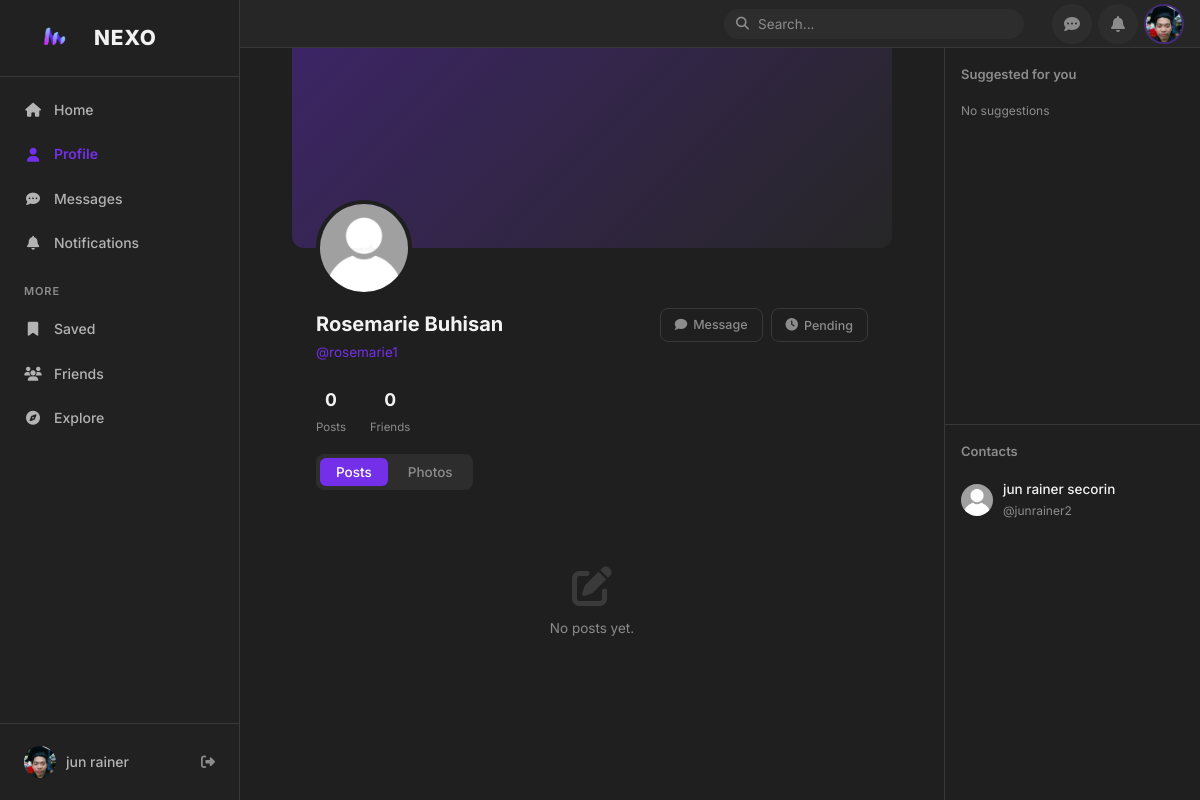
/public/index.php?url=profile/rosemarie1 (signed in), run on the app's committed database.
### tables this page shows
CREATE TABLE `users` (
  `id` int(10) UNSIGNED NOT NULL,
  `username` varchar(50) NOT NULL,
  `email` varchar(100) NOT NULL,
  `password` varchar(255) NOT NULL,
  `full_name` varchar(100) NOT NULL,
  `bio` text DEFAULT NULL,
  `profile_image` varchar(255) NOT NULL DEFAULT 'default.png',
  `cover_image` varchar(255) DEFAULT NULL,
  `mobile` varchar(20) DEFAULT NULL,
  `birthday` date DEFAULT NULL,
  `gender` varchar(20) DEFAULT NULL,
  `created_at` timestamp NOT NULL DEFAULT current_timestamp(),
  `last_active_at` timestamp NULL DEFAULT NULL
);

### app/controllers/ProfileController.php (called while the page is built, shortened)
<?php
require_once __DIR__ . '/../../config/database.php';
require_once __DIR__ . '/../models/UserModel.php';
require_once __DIR__ . '/../models/PostModel.php';
class ProfileController {
    private UserModel $userModel;
    private PostModel $postModel;
    public function __construct() {
        $this->userModel = new UserModel();
        $this->postModel = new PostModel();
    }
    public function show(string $username): void {
        $user = $this->userModel->findByUsername($username);
        $currentUserId = $_SESSION['user_id'];
        $sidebarContacts = $this->userModel->getSidebarContacts($currentUserId);
        $posts         = $this->postModel->getByUser($user['id'], $currentUserId);
        $isOwner       = ((int)$user['id'] === (int)$currentUserId);
        $friendCount      = 0;
        $friendshipStatus = 'none';
        try {
            $db   = Database::getInstance()->getConnection();
            $stmt = $db->prepare("SELECT COUNT(*) FROM friendships WHERE user_id = ? AND status = 'accepted'");
            $stmt->execute([$user['id']]);
            $friendCount = (int)$stmt->fetchColumn();
            if (!$isOwner) {
                $stmt = $db->prepare("SELECT status, action_user_id FROM friendships WHERE user_id = ? AND friend_id = ?");
                $stmt->execute([$currentUserId, $user['id']]);
                $friendship = $stmt->fetch(PDO::FETCH_ASSOC);
                if ($friendship) {
                    if ($friendship['status'] === 'accepted') {
                        $friendshipStatus = 'friends';
                    } elseif ($friendship['status'] === 'pending') {
                        $friendshipStatus = ($friendship['action_user_id'] == $currentUserId)
                            ? 'pending_sent'
                            : 'pending_received';
                    }
                }
            }
        } catch (PDOException $e) {  }
        require __DIR__ . '/../views/profile/profile.php';
    }
}

### config/database.php (called while the page is built, shortened)
<?php
class Database {
    private static $instance = null;
    private $pdo;
    private function __construct() {
        try {
            $this->pdo = new PDO(
                'mysql:host=' . DB_HOST . ';port=' . DB_PORT . ';dbname=' . DB_NAME . ';charset=utf8mb4',
                DB_USER,
                DB_PASS,
                [
                    PDO::ATTR_ERRMODE            => PDO::ERRMODE_EXCEPTION,
                    PDO::ATTR_DEFAULT_FETCH_MODE => PDO::FETCH_ASSOC,
                    PDO::ATTR_EMULATE_PREPARES   => false,
                ]
            );
$this->pdo->exec("SET time_zone = '+08:00'");
        } catch (PDOException $e) {
            die('Database connection failed. Check config/database.php');
        }
    }
    public static function getInstance(): Database {
        if (self::$instance === null) {
            self::$instance = new self();
        }
        return self::$instance;
    }
    public function getConnection(): PDO {
        return $this->pdo;
    }
}

### app/models/UserModel.php (called while the page is built, shortened)
<?php
require_once __DIR__ . '/../../config/database.php';
class UserModel {
    private PDO $db;
    public function __construct() {
        $this->db = Database::getInstance()->getConnection();
    }
    public function findByUsername(string $username): array|false {
        $stmt = $this->db->prepare('SELECT * FROM users WHERE LOWER(username) = LOWER(?) LIMIT 1');
        $stmt->execute([trim($username)]);
        return $stmt->fetch();
    }
    public function getSidebarContacts(int $currentUserId, int $limit = 10): array {
        try {
            $limit = max(1, (int) $limit);
            $stmt = $this->db->prepare(
                'SELECT u.id, u.username, u.full_name, u.profile_image
                 FROM friendships f
                 JOIN users u ON f.friend_id = u.id
                 WHERE f.user_id = :user_id AND f.status = :status
                 ORDER BY u.full_name
                 LIMIT :limit'
            );
            $stmt->bindValue(':user_id', $currentUserId, PDO::PARAM_INT);
            $stmt->bindValue(':status', 'accepted', PDO::PARAM_STR);
            $stmt->bindValue(':limit', $limit, PDO::PARAM_INT);
            $stmt->execute();
            return $stmt->fetchAll(PDO::FETCH_ASSOC);
        } catch (PDOException $e) {
            return [];
        }
    }
}

### app/models/PostModel.php (called while the page is built, shortened)
<?php
require_once __DIR__ . '/../../config/database.php';
class PostModel {
    private PDO $db;
    public function __construct() {
        $this->db = Database::getInstance()->getConnection();
    }
    private function visibilitySql(string $alias = 'p'): string {
        return "(
                    {$alias}.user_id = ?
                    OR {$alias}.visibility = 'public'
                    OR ({$alias}.visibility = 'friends' AND EXISTS (
                        SELECT 1 FROM friendships f
                        WHERE ((f.user_id = {$alias}.user_id AND f.friend_id = ?)
                            OR (f.user_id = ? AND f.friend_id = {$alias}.user_id))
                        AND f.status = 'accepted'
                    ))
                )";
    }
    public function getByUser(int $userId, int $currentUserId): array {
        $visibilitySql = $this->visibilitySql();
        $stmt   = $this->db->prepare(
            "SELECT p.*, u.username, u.full_name, u.profile_image,
                    (SELECT COUNT(*) FROM likes l WHERE l.post_id = p.id) AS like_count,
                    (SELECT COUNT(*) FROM comments c WHERE c.post_id = p.id) AS comment_count,
                    (SELECT COUNT(*) FROM likes l WHERE l.post_id = p.id AND l.user_id = ?) AS user_liked,
                    (SELECT COUNT(*) FROM saved_posts sp WHERE sp.post_id = p.id AND sp.user_id = ?) AS user_saved
             FROM posts p
             JOIN users u ON p.user_id = u.id
             WHERE p.user_id = ?
               AND {$visibilitySql}
             ORDER BY p.created_at DESC"
        );
        $stmt->execute([$currentUserId, $currentUserId, $userId, $currentUserId, $currentUserId, $currentUserId]);
        return $stmt->fetchAll();
    }
}

### app/views/profile/profile.php (the view, shortened to what this page needs)
<?php
require __DIR__ . '/../partials/header.php';
?>
<div class="profile-wrap">
    <div class="profile-cover">
        <div class="profile-avatar-wrap">
            <img src="assets/uploads/<?= htmlspecialchars($user['profile_image']) ?>"
                 alt="avatar" class="profile-avatar-img"
                 onerror="this.onerror=null; this.src='assets/images/default-profile.webp'">
        </div>
    </div>
    <div class="profile-info">
        <div>
            <h1 class="profile-name"><?= htmlspecialchars($user['full_name']) ?></h1>
            <p class="profile-username">@<?= htmlspecialchars($user['username']) ?></p>
        </div>
        <?php if ($isOwner): ?>
            <button class="btn btn-ghost btn-sm" onclick="openEditProfile()">
                <i class="fa fa-pen" style="font-size:12px;"></i> Edit
            </button>
        <?php else: ?>
            <div class="profile-actions">
                <a href="index.php?url=message/start&user=<?= $user['id'] ?>" class="btn btn-ghost btn-sm">
                    <i class="fa fa-comment"></i> Message
                </a>
                <?php if ($friendshipStatus === 'friends'): ?>
                    <button class="btn btn-ghost btn-sm" id="friend-btn-<?= $user['id'] ?>" onclick="handleUnfriend(<?= $user['id'] ?>)">
                        <i class="fa fa-user-check"></i> <span>Friends</span>
                    </button>
                <?php elseif ($friendshipStatus === 'pending_sent'): ?>
                    <button class="btn btn-ghost btn-sm" id="friend-btn-<?= $user['id'] ?>" disabled>
                        <i class="fa fa-clock"></i> <span>Pending</span>
                    </button>
                <?php elseif ($friendshipStatus === 'pending_received'): ?>
                    <button class="btn btn-primary btn-sm" id="friend-btn-<?= $user['id'] ?>" onclick="handleAcceptRequest(<?= $user['id'] ?>)">
                        <i class="fa fa-user-plus"></i> <span>Accept Request</span>
                    </button>
                <?php else: ?>
                    <button class="btn btn-primary btn-sm" id="friend-btn-<?= $user['id'] ?>" onclick="handleFriendAction(<?= $user['id'] ?>)">
                        <i class="fa fa-user-plus"></i> <span>Add Friend</span>
                    </button>
                <?php endif; ?>
            </div>
        <?php endif; ?>
    </div>
    <div class="profile-stats">
        <div class="stat-item">
            <span class="stat-num"><?= count($posts) ?></span>
            <span class="stat-lbl">Posts</span>
        </div>
        <div class="stat-item">
            <span class="stat-num"><?= $friendCount ?></span>
            <span class="stat-lbl">Friends</span>
        </div>
    </div>
    <div class="tabs">
        <div class="tab-list">
            <button class="tab-btn active" data-tab="posts" onclick="switchTab('posts')">Posts</button>
            <button class="tab-btn" data-tab="photos" onclick="switchTab('photos')">Photos</button>
        </div>
        <div class="tab-content active tab-posts" id="tab-posts">
            <?php if (empty($posts)): ?>
                <div class="empty-state">
                    <i class="fa fa-pen-to-square"></i>
                    <p>No posts yet.</p>
                </div>
            <?php endif; ?>
        </div>
    </div>
</div>
<?php require __DIR__ . '/../partials/footer.php'; ?>

### app/views/partials/footer.php (shortened to what this page needs)
<?php if (isset($_SESSION['user_id'])): ?>
            </main>
            <?php if (!isset($hideRightSidebar)): ?>
            <?php $sidebarContacts = $sidebarContacts ?? []; ?>
            <aside class="right-sidebar">
                <div class="sidebar-half">
                    <h3 class="right-sidebar-title">Suggested for you</h3>
                    <?php if (!empty($suggestions)): ?>
                        <?php foreach ($suggestions as $s): ?>
                        <?php
                            $sidebarProfileUrl = 'index.php?url=profile/' . htmlspecialchars($s['username']);
                            $sidebarAvatarFile = htmlspecialchars($s['profile_image'] ?: 'default.png');
                            $sidebarAvatar = 'assets/uploads/' . $sidebarAvatarFile;
                        ?>
                        <div class="suggestion-item" id="sidebar-sug-<?= (int)$s['id'] ?>"
                             data-user-id="<?= (int)$s['id'] ?>"
                             data-username="<?= htmlspecialchars($s['username']) ?>"
                             data-full-name="<?= htmlspecialchars($s['full_name']) ?>"
                             data-avatar="<?= $sidebarAvatar ?>"
                             data-profile-url="<?= $sidebarProfileUrl ?>">
                            <a href="<?= $sidebarProfileUrl ?>" class="suggestion-item-link">
                                <img src="<?= $sidebarAvatar ?>"
                                     alt="avatar" class="avatar-sm"
                                     onerror="this.onerror=null; this.src='assets/images/default-profile.webp'">
                                <div>
                                    <p class="suggestion-name"><?= htmlspecialchars($s['full_name']) ?></p>
                                    <p class="suggestion-username">@<?= htmlspecialchars($s['username']) ?></p>
                                </div>
                            </a>
                            <button class="sidebar-add-btn js-sidebar-add" title="Add Friend"
                                    data-user-id="<?= (int)$s['id'] ?>">
                                <i class="fa fa-user-plus"></i><span>Add</span>
                            </button>
                        </div>
                        <?php endforeach; ?>
                    <?php else: ?>
                        <p class="sidebar-empty">No suggestions</p>
                    <?php endif; ?>
                </div>
                <div class="sidebar-half sidebar-half--contacts">
                    <h3 class="right-sidebar-title">Contacts</h3>
                    <?php if (!empty($sidebarContacts)): ?>
                        <?php foreach ($sidebarContacts as $c): ?>
                        <a href="index.php?url=profile/<?= htmlspecialchars($c['username']) ?>" class="suggestion-item">
                            <img src="assets/uploads/<?= htmlspecialchars($c['profile_image']) ?>"
                                 alt="avatar" class="avatar-sm"
                                 onerror="this.onerror=null; this.src='assets/images/default-profile.webp'">
                            <div>
                                <p class="suggestion-name"><?= htmlspecialchars($c['full_name']) ?></p>
                                <p class="suggestion-username">@<?= htmlspecialchars($c['username']) ?></p>
                            </div>
                        </a>
                        <?php endforeach; ?>
                    <?php else: ?>
                        <p class="sidebar-empty">No contacts yet</p>
                    <?php endif; ?>
                </div>
            </aside>
            <?php endif; ?>
        </div>
    </div>
</div>
<?php endif; ?>
</body>
</html>

### data on the page
users: full_name "Rosemarie Buhisan", username "rosemarie1"
users: full_name "jun rainer secorin", username "junrainer2"

### other printed values
$_SESSION['full_name'] "jun rainer"
count($posts) "0"
$friendCount "0"
